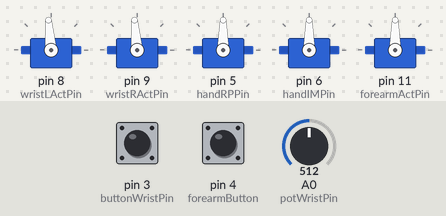
Recording of a sketch running on a simulated Arduino Uno, built with avr-gcc and run on an emulated ATmega328P. On the bench: 5 × servo. Inputs (shaded band) come from the test bench; at power-on: pin 4 (forearmButton) LOW, A0 (potWristPin) = 512, pin 3 (buttonWristPin) LOW.

Above: at 1.2 s.
1.3 s: pin 4 (forearmButton) pulled HIGH for 1 s
At 2.9 s:
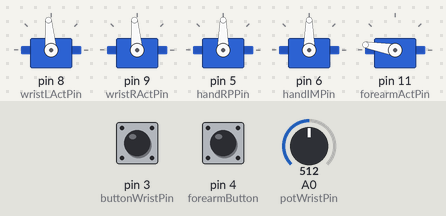
3.8 s: A0 (potWristPin) set to 716
At 4.1 s:
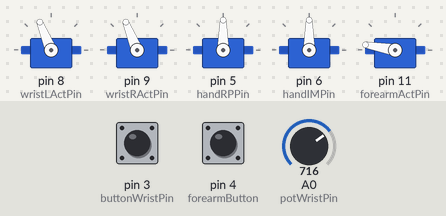
5.3 s: pin 3 (buttonWristPin) pulled HIGH for 3.2 s
At 5.4 s:
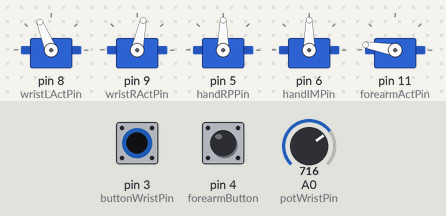
10.0 s: pin 4 (forearmButton) pulled HIGH for 0.15 s
At 11.2 s:
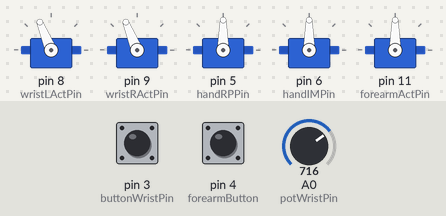
11.6 s: pin 3 (buttonWristPin) pulled HIGH for 0.15 s
At 12.4 s:
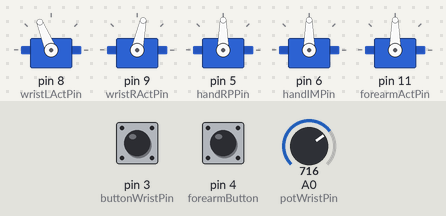
13.2 s: A0 (potWristPin) set to 900
At 13.6 s:
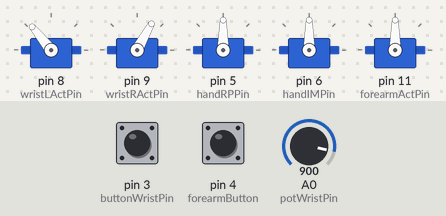
Timing chart, 0 to 15.7 s (numbered marks = the images above; inputs shaded):
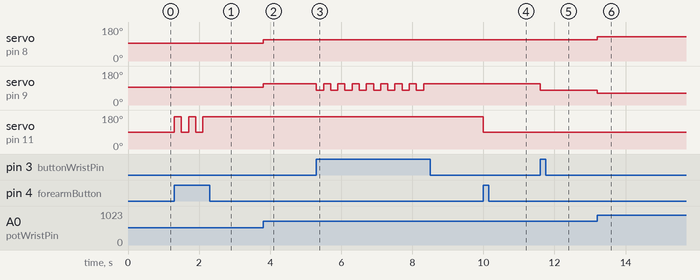

Measured:
- after the input at 1.3 s, servo on pin 11 (forearmActPin): alternates 170° for 0.20 s and 90° for 0.20 s, 5 changes in all, then stays 170°, starting at once
- after the input at 3.8 s, servo on pin 8 (wristLActPin), servo on pin 9 (wristRActPin): 95° → 112° at once
- after the input at 5.3 s, servo on pin 9 (wristRActPin): alternates 112° for 0.20 s and 78° for 0.20 s, 16 changes in all, then stays 112°, starting at once
- after the input at 10.0 s, servo on pin 11 (forearmActPin): 170° → 90° at once
- after the input at 11.6 s, servo on pin 9 (wristRActPin): 112° → 78° at once
- after the input at 13.2 s, servo on pin 8 (wristLActPin): 112° → 129° at once; servo on pin 9 (wristRActPin): 78° → 61° at once

The sketch:

ControlArmManually.ino
```cpp
//import the servo library
#include "Servo.h"

//Set up servos
Servo WristLAct;
Servo WristRAct;
Servo HandRPAct;
Servo HandIMAct;
Servo ForearmAct;
//set up pins
const int potWristPin = 0;
const int potHandPin = 1;
const int buttonWristPin=3;
const int wristLActPin=8;
const int wristRActPin=9;
const int handRPPin=5;
const int handIMPin=6;
const int forearmActPin=11;
const int forearmButton=4;

//values needed for calculations
int buttonForearmPressed=0;
int pvalue;
int actang;
int buttonWristPressed=0;
int time=0;
int wristTime=0;
void setup()
{
  WristLAct.attach(wristLActPin);
  WristRAct.attach(wristRActPin);
  HandRPAct.attach(handRPPin);
  HandIMAct.attach(handIMPin);
  ForearmAct.attach(forearmActPin);
  ForearmAct.write(90);
  //(gave up, wasn't needed, need to add)
  //pinMode(potWristPin,INPUT);
  //pinMode(potHandPin,INPUT);
  //pinMode(buttonPin,INPUT);
  Serial.begin(9600);
}

void loop()
{
//  HandMovement();
  WristMovement();
  ForearmMovement();
}

void WristMovement(){ //
  if(digitalRead(buttonWristPin)&&millis()>wristTime+200){  //digital debounce, counts button presses
    buttonWristPressed++;
    wristTime=millis();
  };
  pvalue = analogRead(potWristPin); //finds the potentionmeter value, maps to actuator, writes
  actang = map(pvalue, 0, 1023, 50, 140);
  WristLAct.write(actang);
  if (!(buttonWristPressed%2)){
    WristRAct.write(actang);
    } else{
      WristRAct.write(map(actang,50,140,140,50)); //reverse one direction to let the wrist turn
    }

}

void HandMovement(){  //Hand Movement
  pvalue = analogRead(potHandPin);
  actang = map(pvalue, 0, 1023, 20, 180);
  HandIMAct.write(actang);
  HandRPAct.write(map(actang,20,180,180,20)); //opposite bc the servo goes the other way
}

void ForearmMovement(){ //moves the forarm 90 when button pressed
  if(digitalRead(forearmButton)&&millis()>time+200){
      buttonForearmPressed++;
      if(buttonForearmPressed%2){
        ForearmAct.write(170);
      } else{
        ForearmAct.write(90);
      }
     time=millis();
  }
}
```
